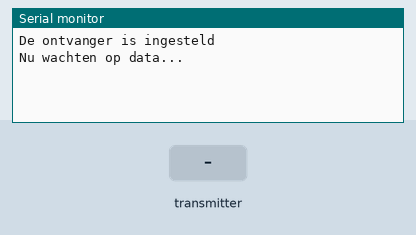
This sketch was run on a simulated Arduino Uno, built with avr-gcc and run on an emulated ATmega328P. Shown: the last lines printed to the serial monitor. Inputs (shaded band) come from the test bench. No radio packets arrive unless stated.

Above: at 1.2 s.
1.3 s: the transmitter starts sending got_time.0 = 0
At 1.37 s:
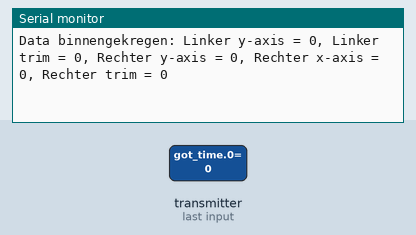
3.2 s: the transmitter starts sending got_time.1 = 256
At 3.27 s:
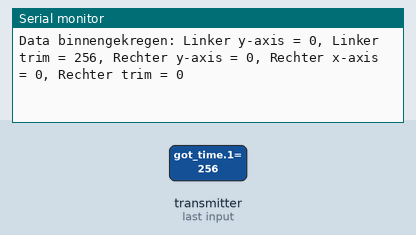
6.2 s: the transmitter starts sending got_time.2 = 0
9.2 s: the transmitter starts sending got_time.3 = 0
12.2 s: the transmitter starts sending got_time.4 = 0
15.2 s: the transmitter starts sending got_time.1 = 512
At 15.27 s:
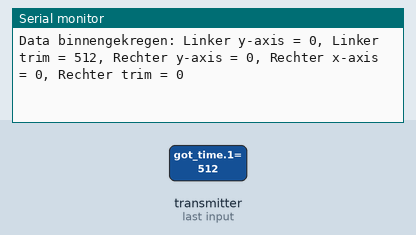
Timing chart, 0 to 18.2 s (numbered marks = the images above; inputs shaded):
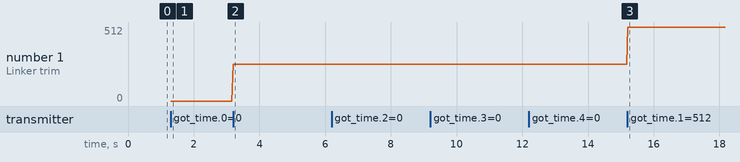

Measured:
- after the input at 1.3 s, the serial monitor: prints a new line at once (image 1)
- after the input at 3.2 s, the serial monitor: prints a new line at once (image 2)
- after the input at 15.2 s, the serial monitor: prints a new line at once (image 3)
- plotted number 1: 0 → 256 after the input at 3.2 s, 256 → 512 after the input at 15.2 s

The sketch:

ontvanger.ino
```cpp
/*
 Ontvanger code
 Ontvangt 5 integers per keer
 */
#include <SPI.h>
#include "nRF24L01.h"
#include "RF24.h"
#include "printf.h"

RF24 radio(9,10); // Juiste connecties voor de tranceiver
const uint64_t pipe = 0xF0F0F0F0D2LL; // Stel communicatie adress in

void setup(void)
{
  Serial.begin(57600); // Baud snelheid voor Seriële communicatie
  printf_begin(); // Start printf code
  radio.begin(); // Start tranceiver code
  radio.setRetries(15,15); // tijd tussen herzendingen, # herzendingen
  radio.setDataRate( RF24_2MBPS ); // Stel de communicatiesnelheid in (RF24_250KBPS of RF24_1MBPS of RF24_2MBPS)
  radio.setChannel(76); // Stel communicatiekanaal in (0-127)
  radio.openReadingPipe(1,pipe); // Open communicatie lijn om te kunnen lezen
  radio.startListening(); // Start met luisteren naar data
  radio.printDetails(); // Print hoe de tranceiver is ingesteld
  printf("De ontvanger is ingesteld\n\r"); // Print
  printf("Nu wachten op data...\n\r"); // Print
}

void loop(void)
{
  if ( radio.available() ) // Is de data klaar?
  {
    // Dump the payloads until we've gotten everything
    int got_time[5]; // Dit is een array om de ontvangen data in op te slaan
    bool done = false; // boolean done is false
    while (!done) //zolang done niet true is doe...
    {
      done = radio.read( &got_time, sizeof(got_time) ); // Haal de data binnen en kijk of dat de laatste data was
      printf("Data binnengekregen: "); // Voor debuggen
      Serial.print("Linker y-axis = "); // Voor debuggen
      Serial.print(got_time[0]); // Voor debuggen
      Serial.print(", Linker trim = "); // Voor debuggen
      Serial.print(got_time[1]); // Voor debuggen
      Serial.print(", Rechter y-axis = "); // Voor debuggen
      Serial.print(got_time[2]); // Voor debuggen
      Serial.print(", Rechter x-axis = "); // Voor debuggen
      Serial.print(got_time[3]); // Voor debuggen
      Serial.print(", Rechter trim = "); // Voor debuggen
      Serial.println(got_time[4]); // Voor debuggen

      delay(5); // Vertraging om de stabiliteit te verhogen
    }
  }
}
```

printf.h
```cpp
// (licence header left out)
/**
 * @file printf.h
 *
 * Setup necessary to direct stdout to the Arduino Serial library, which
 * enables 'printf'
 */

#ifndef __PRINTF_H__
#define __PRINTF_H__

#ifdef ARDUINO

int serial_putc( char c, FILE * )
{
  Serial.write( c );

  return c;
}

void printf_begin(void)
{
  fdevopen( &serial_putc, 0 );
}

#else
#error This example is only for use on Arduino.
#endif // ARDUINO

#endif // __PRINTF_H__
```
